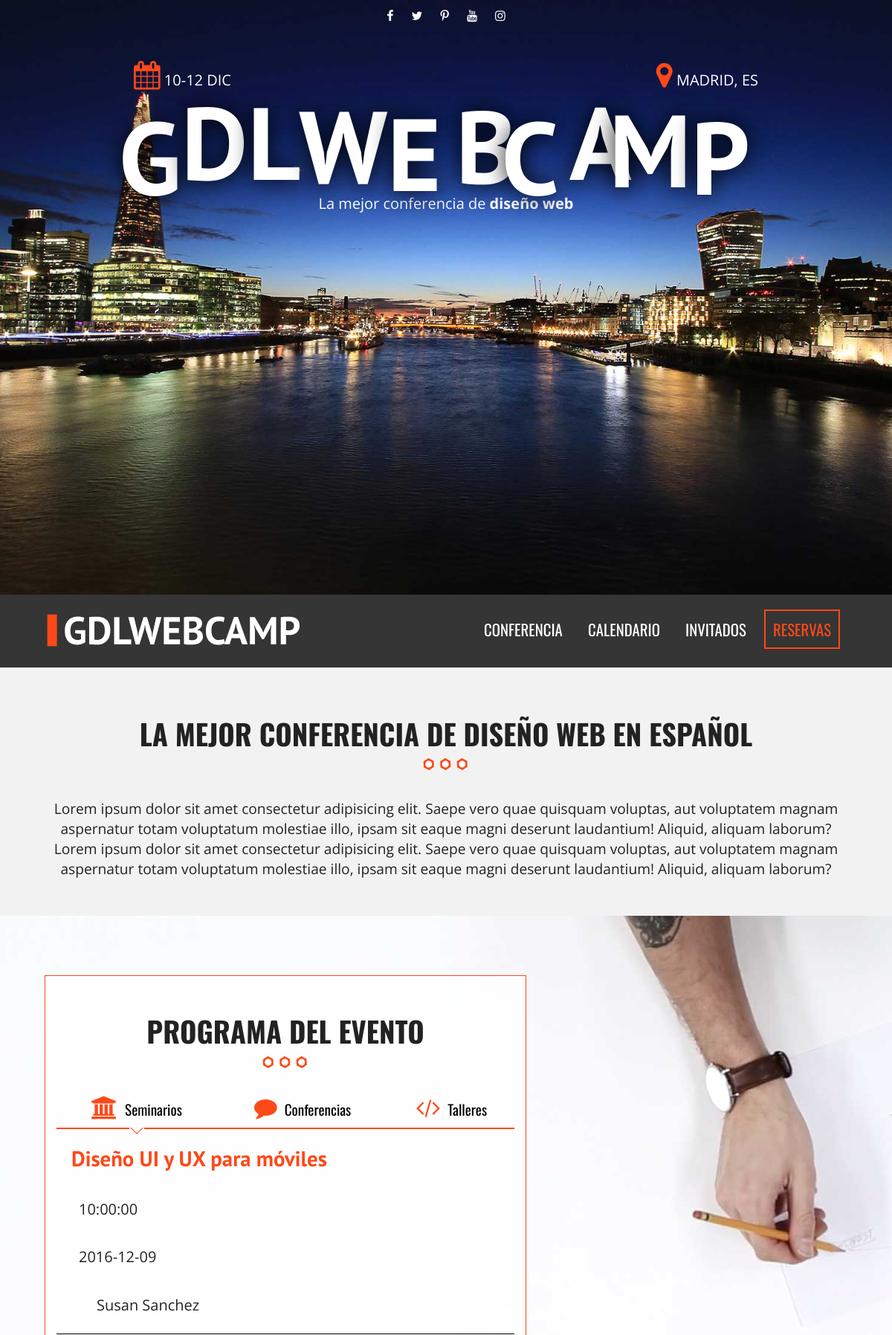
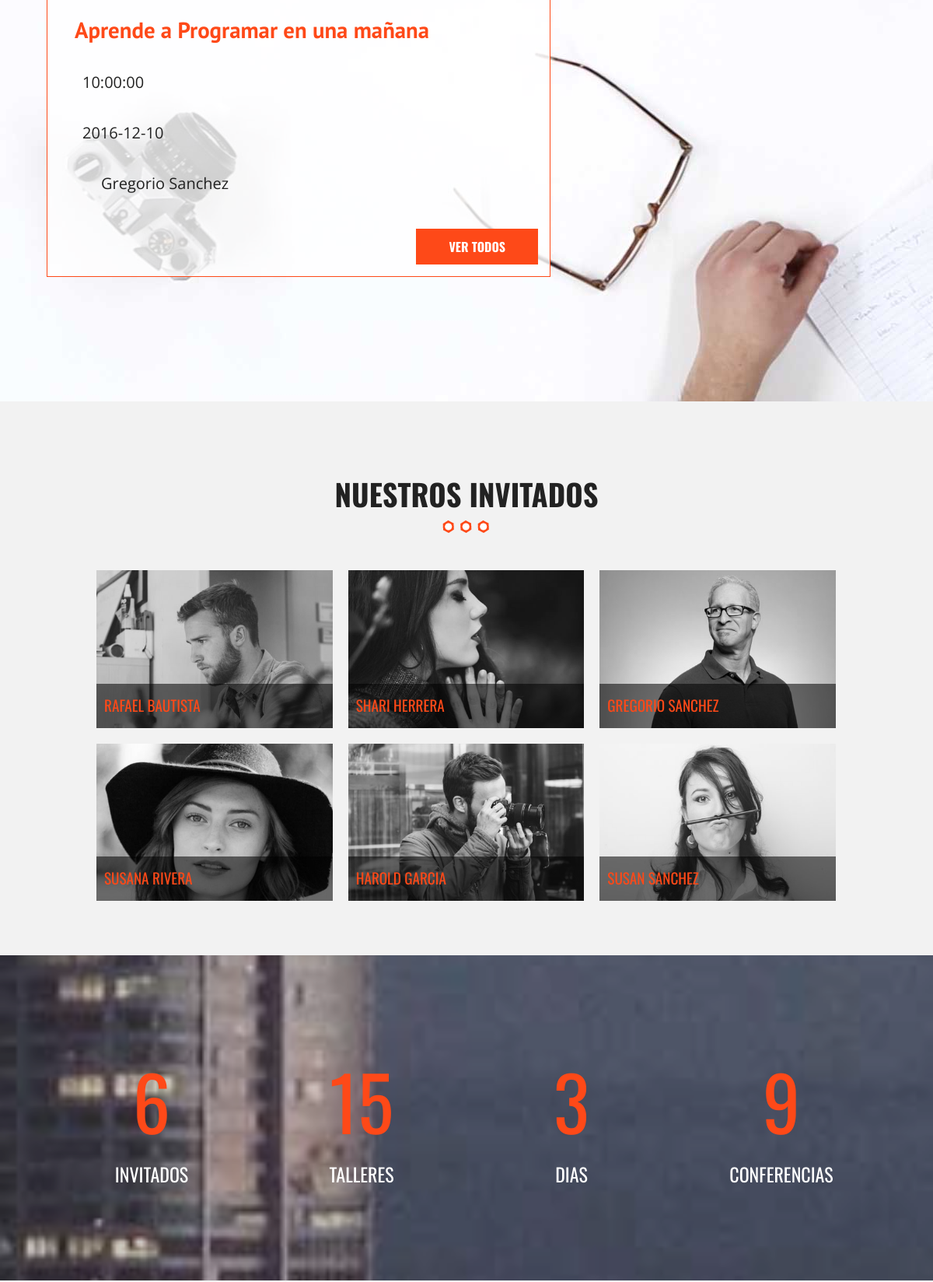
The page / (upper part) on the database its author committed (2 pictures, top to bottom).
### tables this page shows
CREATE TABLE `categoria_evento` (
  `id_categoria` tinyint(10) NOT NULL,
  `cat_evento` varchar(50) NOT NULL,
  `icono` varchar(15) NOT NULL
);

CREATE TABLE `eventos` (
  `evento_id` tinyint(10) NOT NULL,
  `nombre_evento` varchar(60) NOT NULL,
  `fecha_evento` date NOT NULL,
  `hora_evento` time NOT NULL,
  `id_cat_evento` tinyint(10) NOT NULL,
  `id_inv` tinyint(4) NOT NULL,
  `clave` varchar(10) NOT NULL
);

CREATE TABLE `invitados` (
  `invitado_id` tinyint(10) NOT NULL,
  `nombre_invitado` varchar(30) NOT NULL,
  `apellido_invitado` varchar(30) NOT NULL,
  `descripcion` text NOT NULL,
  `url_imagen` varchar(50) NOT NULL
);

### index.php (the view, shortened to what this page needs)
<?php include_once 'includes/templates/header.php'; ?>
  <section class="seccion contenedor">
    <h2>La mejor conferencia de diseño web en español</h2>
    <p>
       Lorem ipsum dolor sit amet consectetur adipisicing elit. Saepe vero quae quisquam voluptas, aut voluptatem magnam aspernatur
      totam voluptatum molestiae illo, ipsam sit eaque magni deserunt laudantium! Aliquid, aliquam laborum?Lorem ipsum dolor sit amet consectetur adipisicing elit. Saepe vero quae quisquam voluptas, aut voluptatem magnam aspernatur
      totam voluptatum molestiae illo, ipsam sit eaque magni deserunt laudantium! Aliquid, aliquam laborum?
    </p>
  </section>
  <section class="programa">
    <div class="contenedor-video">
      <video autoplay loop muted poster="img/bg-talleres.jpg">
        <source src="video/video.mp4" type="video/mp4">
        <source src="video/video.webm" type="video/webm">
        <source src="video/video.ogv" type="video/ogg">
      </video>
    </div>
    <div class="contenedor-programa">
      <div class="contenedor">
        <div class="programa-evento">
          <h2>Programa del evento</h2>
            <?php
                try {
                    require_once('includes/funciones/db_conexion.php');
                    $sql = ' SELECT * FROM categoria_evento ';
                    $resultado = $conn->query($sql);
                } catch (\Exception $e){
                    echo $e->getMessage();
                }
            ?>
          <nav class="menu-programa">
              <?php while($cat = $resultado->fetch_array(MYSQLI_ASSOC)) { ?>
                <?php $categoria = $cat['cat_evento']; ?>
                <a href="#<?php echo strtolower($categoria) ?>">
                <i class="fa <?php echo $cat['icono']?>" aria-hidden="true"></i><?php echo $categoria?></a>
              <?php } ?>
          </nav>
          <?php
           try {
            $sql = "SELECT `evento_id`, `nombre_evento`, `fecha_evento`, `hora_evento`, `cat_evento`, `icono`, `nombre_invitado`, `apellido_invitado` ";
            $sql .= "FROM `eventos` ";
            $sql .= "INNER JOIN `categoria_evento` ";
            $sql .= "ON eventos.id_cat_evento = categoria_evento.id_categoria ";
            $sql .= "INNER JOIN `invitados` ";
            $sql .= "ON eventos.id_inv = invitados.invitado_id ";
            $sql .= "AND eventos.id_cat_evento = 1 ";
            $sql .= "ORDER BY `evento_id` LIMIT 2;";
            $sql .= "SELECT `evento_id`, `nombre_evento`, `fecha_evento`, `hora_evento`, `cat_evento`, `icono`, `nombre_invitado`, `apellido_invitado` ";
            $sql .= "FROM `eventos` ";
            $sql .= "INNER JOIN `categoria_evento` ";
            $sql .= "ON eventos.id_cat_evento = categoria_evento.id_categoria ";
            $sql .= "INNER JOIN `invitados` ";
            $sql .= "ON eventos.id_inv = invitados.invitado_id ";
            $sql .= "AND eventos.id_cat_evento = 2 ";
            $sql .= "ORDER BY `evento_id` LIMIT 2;";
            $sql .= "SELECT `evento_id`, `nombre_evento`, `fecha_evento`, `hora_evento`, `cat_evento`, `icono`, `nombre_invitado`, `apellido_invitado` ";
            $sql .= "FROM `eventos` ";
            $sql .= "INNER JOIN `categoria_evento` ";
            $sql .= "ON eventos.id_cat_evento = categoria_evento.id_categoria ";
            $sql .= "INNER JOIN `invitados` ";
            $sql .= "ON eventos.id_inv = invitados.invitado_id ";
            $sql .= "AND eventos.id_cat_evento = 3 ";
            $sql .= "ORDER BY `evento_id` LIMIT 2;";
            } catch (Exception $e) {
            echo $e -> getMessage();
            }
            ?>
            <?php $conn->multi_query($sql); ?>
            <?php do {
            $resultado = $conn->store_result(); ?>
            <?php $i = 0; ?>
            <?php while ( $evento = $resultado->fetch_assoc() ) { ?>
            <?php if($i % 2 == 0) { ?>
            <div id="<?php echo strtolower($evento['cat_evento']) ?>" class="info-curso ocultar clearfix">
            <?php } ?>
            <div class="detalle-evento">
            <h3><?php echo ($evento['nombre_evento']) ?></h3>
            <p><i class="far fa-clock"></i><?php echo $evento['hora_evento']; ?></p>
            <p><i class="fas fa-calendar-alt"></i><?php echo $evento['fecha_evento']; ?></p>
            <p><i class="fas fa-user"></i><?php echo $evento['nombre_invitado'] . " " . $evento['apellido_invitado']; ?></p>
            </div>
            <?php if($i % 2 == 1) : ?>
            <a href="calendario.php" class="button float-right">Ver todos</a>
            </div>
            <?php endif; ?>
            <?php $i++; ?>
            <?php } ?>
            <?php } while($conn->more_results() && $conn->next_result()); ?>
        </div>
      </div>
    </div>
  </section>
  <?php include_once 'includes/templates/invitados.php'; ?>
  <div class="contador parallax">
    <div class="contenedor">
      <ul class="resumen-evento clearfix">
        <li><p class="numero"></p> Invitados</li>
        <li><p class="numero"></p> Talleres</li>
        <li><p class="numero"></p> Dias</li>
        <li><p class="numero"></p> Conferencias</li>
      </ul>
    </div>
  </div>
  <?php include_once 'includes/templates/footer.php'; ?>

### includes/templates/invitados.php (shortened to what this page needs)
<section class="seccion contenedor">
  <?php
      try {
          require_once('includes/funciones/db_conexion.php');
          $sql = " SELECT * FROM `invitados` ";
          $resultado = $conn->query($sql);
      } catch (\Exception $e){
          echo $e->getMessage();
      }
  ?>
        <section class="invitados contenedor seccion">
            <h2>Nuestros Invitados</h2>
            <ul class="lista-invitados clearfix">
         <?php while( $invitado = $resultado->fetch_assoc() ) { ?>
                    <li>
                        <div class="invitado">
                            <a class="invitado-info" href="#invitado<?php echo $invitado['invitado_id']; ?>">
                                <img src="img/invitados/<?php echo $invitado['url_imagen'] ?>" alt="imagen-invitado">
                                <p><?php echo $invitado['nombre_invitado'] . " " .$invitado['apellido_invitado'] ?></p>
                            </a>
                        </div>
                    </li>
        <?php  } ?>
                </ul>
        </section>
</section>

### rows shown on the page
categoria_evento: cat_evento "Seminarios"
categoria_evento: cat_evento "Conferencias"
categoria_evento: cat_evento "Talleres"
eventos: nombre_evento "Diseño UI y UX para móviles", hora_evento "10:00:00", fecha_evento "2016-12-09", id_inv.nombre_invitado "Susan", id_inv.apellido_invitado "Sanchez"
eventos: nombre_evento "Aprende a Programar en una mañana", hora_evento "10:00:00", fecha_evento "2016-12-10", id_inv.nombre_invitado "Gregorio", id_inv.apellido_invitado "Sanchez", shows "VER TODOS"
invitados: url_imagen (picture), nombre_invitado "RAFAEL", apellido_invitado "BAUTISTA"
invitados: url_imagen (picture), nombre_invitado "SHARI", apellido_invitado "HERRERA"
invitados: url_imagen (picture), nombre_invitado "GREGORIO", apellido_invitado "SANCHEZ"
invitados: url_imagen (picture), nombre_invitado "SUSANA", apellido_invitado "RIVERA"
invitados: url_imagen (picture), nombre_invitado "HAROLD", apellido_invitado "GARCIA"
invitados: url_imagen (picture), nombre_invitado "SUSAN", apellido_invitado "SANCHEZ"
